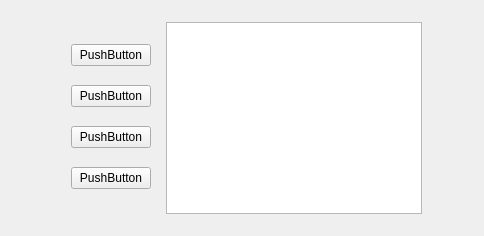
     <widget class="QWidget" name="tab_13">
      <attribute name="title">
       <string>W</string>
      </attribute>
      <layout class="QHBoxLayout" name="horizontalLayout_12">
       <item>
        <layout class="QHBoxLayout" name="horizontalLayout_11">
         <property name="leftMargin">
          <number>11</number>
         </property>
         <property name="topMargin">
          <number>11</number>
         </property>
         <property name="rightMargin">
          <number>11</number>
         </property>
         <property name="bottomMargin">
          <number>11</number>
         </property>
         <item>
          <spacer name="horizontalSpacer">
           <property name="orientation">
            <enum>Qt::Horizontal</enum>
           </property>
           <property name="sizeHint" stdset="0">
            <size>
             <width>40</width>
             <height>20</height>
            </size>
           </property>
          </spacer>
         </item>
         <item>
          <widget class="MOverlay" name="Overlay_11" native="true">
           <property name="direction" stdset="0">
            <string>W</string>
           </property>
           <layout class="QVBoxLayout" name="verticalLayout_34">
            <item>
             <widget class="MPushButton" name="pushButton_46">
              <property name="text">
               <string>PushButton</string>
              </property>
             </widget>
            </item>
            <item>
             <widget class="MPushButton" name="pushButton_47">
              <property name="text">
               <string>PushButton</string>
              </property>
             </widget>
            </item>
            <item>
             <widget class="MPushButton" name="pushButton_48">
              <property name="text">
               <string>PushButton</string>
              </property>
             </widget>
            </item>
            <item>
             <widget class="MPushButton" name="pushButton_49">
              <property name="text">
               <string>PushButton</string>
              </property>
             </widget>
            </item>
           </layout>
          </widget>
         </item>
         <item>
          <layout class="QVBoxLayout" name="verticalLayout_33">
           <item>
            <widget class="QListWidget" name="listWidget_12"/>
           </item>
          </layout>
         </item>
        </layout>
       </item>
       <item>
        <spacer name="horizontalSpacer_8">
         <property name="orientation">
          <enum>Qt::Horizontal</enum>
         </property>
         <property name="sizeHint" stdset="0">
          <size>
           <width>40</width>
           <height>20</height>
          </size>
         </property>
        </spacer>
       </item>
      </layout>
     </widget>
